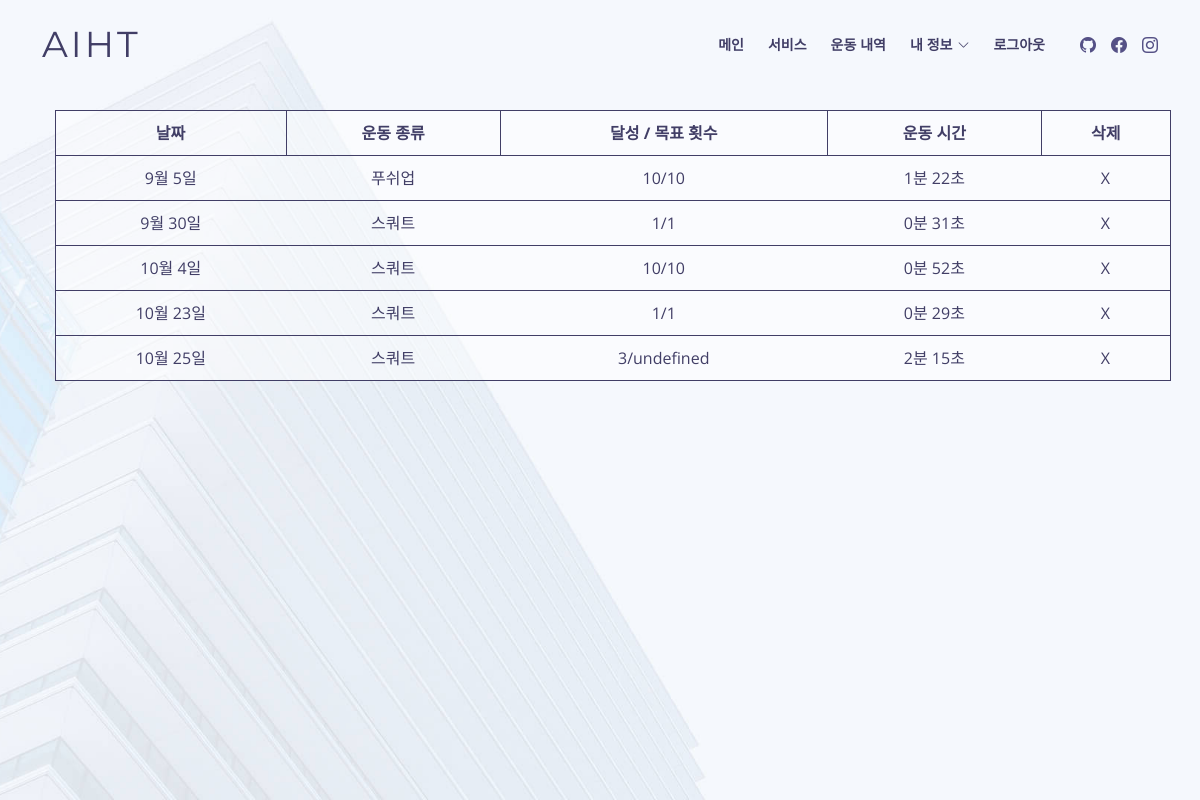
Before: /result_list (signed in) with the older database file.
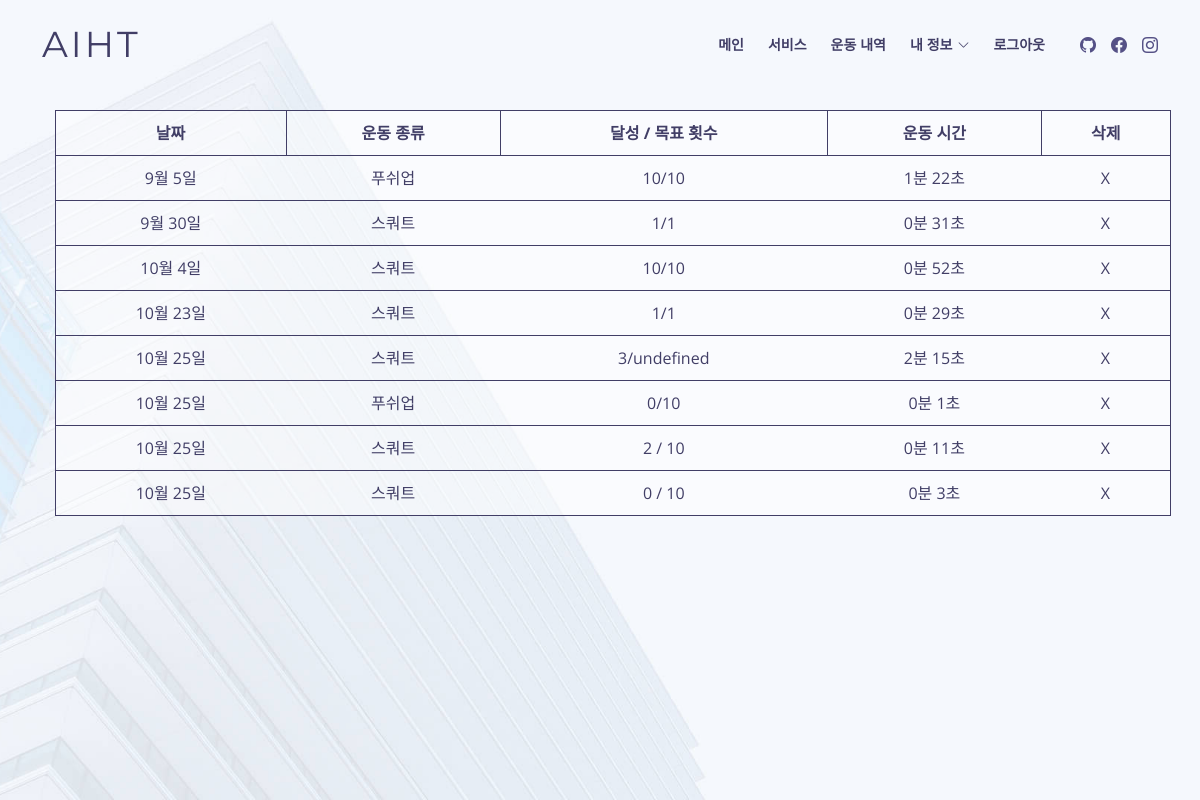
After: the same page with the newer database file.
### app.py (models this page shows, shortened)
class Result(db.Model):
    __tablename__ = 'result'
    id = db.Column(db.Integer, primary_key=True)
    date = db.Column(db.String(80), nullable=False)
    exercise = db.Column(db.String(80), nullable=False)
    result_num = db.Column(db.String(80), nullable=False)
    exercise_time = db.Column(db.String(80), nullable=False)
    user_id = db.Column(db.Integer, ForeignKey('user.username'))
    user = relationship("User", backref=backref('results', order_by=id))

### app.py (the view)
@app.route('/result_list', methods=['GET'])
def result_list():
    if session['login']:
        results = Result.query.filter_by(user_id=session['username']).all()
        return render_template('result_list.html', results=results)
    else:
        return redirect(url_for('login'))

### templates/result_list.html (shortened to what this page needs)
<!DOCTYPE html>
<html lang="ko">
<head>
  <link href="../static/main/vendor/aos/aos.css" rel="stylesheet">
  <link href="../static/main/vendor/bootstrap/css/bootstrap.min.css" rel="stylesheet">
  <link href="../static/main/vendor/bootstrap-icons/bootstrap-icons.css" rel="stylesheet">
  <link href="../static/main/vendor/glightbox/css/glightbox.min.css" rel="stylesheet">
  <link href="../static/main/vendor/swiper/swiper-bundle.min.css" rel="stylesheet">
  <link href="../static/main/css/style.css" rel="stylesheet">
</head>
<body>
  <header id="header" class="fixed-top d-flex align-items-center header-transparent">
    <div class="container d-flex align-items-center">
      <h1 class="logo me-auto"><a href="/">AIHT</a></h1>
      <nav id="navbar" class="navbar order-last order-lg-0">
        <ul>
          <li><a class="nav-link scrollto" href="/">메인</a></li>
          <li><a class="nav-link scrollto" href="/#services">서비스</a></li>
            {% if session['login'] %}
                <li><a class="nav-link scrollto" href="/result_list">운동 내역</a></li>
                <li class="dropdown"><a href="#"><span>내 정보</span> <i class="bi bi-chevron-down"></i></a>
              </li>
              <li><a class="nav-link scrollto" href="/logout">로그아웃</a></li>
            {% else %}
            <li><a class="nav-link scrollto" href="/login">로그인</a></li>
            {% endif %}
        </ul>
      </nav>
      <div class="social-links">
        <a href="https://github.com/jjuny0310" class="github"><i class="bi bi-github"></i></a>
        <a href="#" class="facebook"><i class="bi bi-facebook"></i></a>
        <a href="#" class="instagram"><i class="bi bi-instagram"></i></a>
      </div>
    </div>
  </header>
  <section id="result_list" class="clearfix">
    <div class="container">
        <table>
            <tr>
                <th>날짜</th>
                <th>운동 종류</th>
                <th>달성 / 목표 횟수</th>
                <th>운동 시간</th>
                <th>삭제</th>
            </tr>
            {% for result in results %}
            <tr>
                <td>{{ result.date }}</td>
                <td>{{ result.exercise}}</td>
                <td>{{ result.result_num }}</td>
                <td>{{ result.exercise_time }}</td>
                <td><a href="javascript:resultDelete({{ result.id }})">X</a></td>
            </tr>
            {% endfor %}
        </table>
    </div>
  </section>
</body>
</html>

### static/main/css/style.css (style rules this page uses)
body { background: #fff; color: #444; font-family: "Open Sans", sans-serif; }
a { color: #1bb1dc; text-decoration: none; transition: 0.5s; }
h1, h2, h3, h4, h5, h6 { font-family: "Montserrat", sans-serif; font-weight: 400; margin: 0 0 20px 0; padding: 0; }
#header { background: #fff; transition: all 0.5s; z-index: 997; height: 90px; }
#header.header-transparent { background: transparent; }
#header .logo { font-size: 36px; margin: 0; padding: 0; font-weight: 400; letter-spacing: 3px; text-transform: uppercase; }
#header .logo a { color: #413e66; }
#header .social-links { margin: 0 0 0 20px; display: inline-flex; align-items: center; justify-content: center; }
#header .social-links a { color: #555186; transition: 0.3s; line-height: 0; margin-left: 15px; }
#header .social-links a i { line-height: 0; }
.navbar { padding: 0; }
.navbar ul { margin: 0; padding: 0; display: flex; list-style: none; align-items: center; }
.navbar li { position: relative; }
.navbar a, .navbar a:focus { display: flex; align-items: center; justify-content: space-between; padding: 10px 0 10px 24px; font-family: "Montserrat", sans-serif; text-transform: uppercase; font-size: 14px; font-weight: 600; color: #413e66; white-space: nowrap; transition: 0.3s; }
.navbar a i, .navbar a:focus i { font-size: 12px; line-height: 0; margin-left: 5px; }
section { overflow: hidden; }
#result_list { width: 100%; height: 100vh; position: relative; background: #f5f8fd url("../img/intro-bg.jpg") center top no-repeat; background-size: cover; padding-top: 110px; padding-left: 25px; }
#result_list table { width: 100%; background-color: rgba(255, 255, 255, 0.5); text-align: center; border: 1px solid #413e66; }
#result_list th { color: #413e66; border: 1px solid #413e66; padding: 10px; }
#result_list td { color: #413e66; border-bottom: 1px solid #413e66; padding: 10px; }
#result_list td a { color: #413e66; }

Changed rows visible on the page:
added Result: date "10월 25일", exercise "푸쉬업", result_num "0/10", exercise_time "0분 1초"
added Result: date "10월 25일", exercise "스쿼트", result_num "2 / 10", exercise_time "0분 11초"
added Result: date "10월 25일", exercise "스쿼트", result_num "0 / 10", exercise_time "0분 3초"
